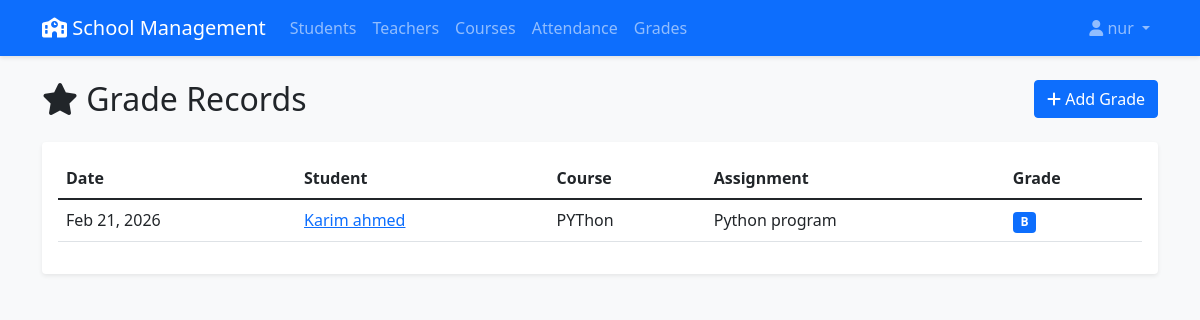
/grades/ (signed in), run on the app's committed database.
### school/models.py (models this page shows, shortened)
class Grade(models.Model):
    GRADE_CHOICES = [
        ('A', 'A'),
        ('B', 'B'),
        ('C', 'C'),
        ('D', 'D'),
        ('F', 'F'),
    ]
    student = models.ForeignKey(Student, on_delete=models.CASCADE, related_name='grades')
    course = models.ForeignKey(Course, on_delete=models.CASCADE, related_name='grades')
    assignment_name = models.CharField(max_length=100)
    grade = models.CharField(max_length=1, choices=GRADE_CHOICES)
    date = models.DateField(auto_now_add=True)

class Student(models.Model):
    YEAR_CHOICES = [
        ('1', '1st Year'),
        ('2', '2nd Year'),
        ('3', '3rd Year'),
        ('4', '4th Year'),
    ]
    user = models.OneToOneField(User, on_delete=models.CASCADE, null=True, blank=True)
    first_name = models.CharField(max_length=50)
    last_name = models.CharField(max_length=50)
    email = models.EmailField(unique=True)
    phone = models.CharField(max_length=15)
    address = models.TextField()
    date_of_birth = models.DateField()
    enrollment_date = models.DateField(auto_now_add=True)
    year = models.CharField(max_length=1, choices=YEAR_CHOICES, default='1')
    courses = models.ManyToManyField(Course, related_name='students', blank=True)
    photo = models.ImageField(upload_to='students/', null=True, blank=True)
    def __str__(self):
        return f"{self.first_name} {self.last_name}"

class Course(models.Model):
    name = models.CharField(max_length=100)
    code = models.CharField(max_length=10, unique=True)
    description = models.TextField()
    credits = models.IntegerField()
    teacher = models.ForeignKey(Teacher, on_delete=models.SET_NULL, null=True, related_name='courses')

### school/views.py (the view)
# urls.py: path('grades/', views.grade_list, name='grade-list'),
@login_required
def grade_list(request):
    grades = Grade.objects.all().order_by('-date')
    return render(request, 'school/grade_list.html', {'grades': grades})

### school/templates/school/grade_list.html (shortened to what this page needs)
{% extends 'school/base.html' %}
{% block content %}
<div class="row mb-3">
    <div class="col-md-8">
        <h2><i class="fas fa-star"></i> Grade Records</h2>
    </div>
    <div class="col-md-4 text-end">
        <a href="{% url 'grade-create' %}" class="btn btn-primary">
            <i class="fas fa-plus"></i> Add Grade
        </a>
    </div>
</div>
<div class="card">
    <div class="card-body">
        <div class="table-responsive">
            <table class="table table-hover">
                <thead>
                    <tr>
                        <th>Date</th>
                        <th>Student</th>
                        <th>Course</th>
                        <th>Assignment</th>
                        <th>Grade</th>
                    </tr>
                </thead>
                <tbody>
                    {% for grade in grades %}
                    <tr>
                        <td>{{ grade.date|date:"M d, Y" }}</td>
                        <td>
                            <a href="{% url 'student-detail' grade.student.id %}">
                                {{ grade.student }}
                            </a>
                        </td>
                        <td>{{ grade.course.name }}</td>
                        <td>{{ grade.assignment_name }}</td>
                        <td>
                            <span class="badge bg-primary">{{ grade.grade }}</span>
                        </td>
                    </tr>
                    {% empty %}
                    <tr>
                        <td colspan="5" class="text-center text-muted">No grade records found</td>
                    </tr>
                    {% endfor %}
                </tbody>
            </table>
        </div>
    </div>
</div>
{% endblock %}

### school/templates/school/base.html (shortened to what this page needs)
<!DOCTYPE html>
<html lang="en">
<head>
    <link href="https://cdn.jsdelivr.net/npm/bootstrap@5.1.3/dist/css/bootstrap.min.css" rel="stylesheet">
    <link rel="stylesheet" href="https://cdnjs.cloudflare.com/ajax/libs/font-awesome/6.0.0/css/all.min.css">
    {% load static %}
    <link rel="stylesheet" href="{% static 'css/style.css' %}">
</head>
<body>
    <nav class="navbar navbar-expand-lg navbar-dark bg-primary">
        <div class="container">
            <a class="navbar-brand" href="{% url 'home' %}">
                <i class="fas fa-school"></i> School Management
            </a>
            <div class="collapse navbar-collapse" id="navbarNav">
                <ul class="navbar-nav me-auto">
                    <li class="nav-item">
                        <a class="nav-link" href="{% url 'student-list' %}">Students</a>
                    </li>
                    <li class="nav-item">
                        <a class="nav-link" href="{% url 'teacher-list' %}">Teachers</a>
                    </li>
                    <li class="nav-item">
                        <a class="nav-link" href="{% url 'course-list' %}">Courses</a>
                    </li>
                    {% if user.is_authenticated %}
                    <li class="nav-item">
                        <a class="nav-link" href="{% url 'attendance-list' %}">Attendance</a>
                    </li>
                    <li class="nav-item">
                        <a class="nav-link" href="{% url 'grade-list' %}">Grades</a>
                    </li>
                    {% endif %}
                </ul>
                <ul class="navbar-nav">
                    {% if user.is_authenticated %}
                    <li class="nav-item dropdown">
                        <a class="nav-link dropdown-toggle" href="#" id="navbarDropdown" role="button" data-bs-toggle="dropdown">
                            <i class="fas fa-user"></i> {{ user.username }}
                        </a>
                    </li>
                    {% endif %}
                </ul>
            </div>
        </div>
    </nav>
    <div class="container mt-4">
        {% block content %}
        {% endblock %}
    </div>
</body>
</html>

### static/css/style.css (style rules this page uses)
body { background-color: #f8f9fa; }
.navbar { box-shadow: 0 2px 4px rgba(0,0,0,.1); }
.card { box-shadow: 0 0.125rem 0.25rem rgba(0,0,0,.075); border: none; margin-bottom: 1.5rem; }
.table { background-color: #fff; border-radius: 0.25rem; }

### data on the page
Grade: date "Feb 21, 2026", student "Karim ahmed", course.name "PYThon", assignment_name "Python program", grade "B"

### other printed values
{{ user.username }} "nur"
